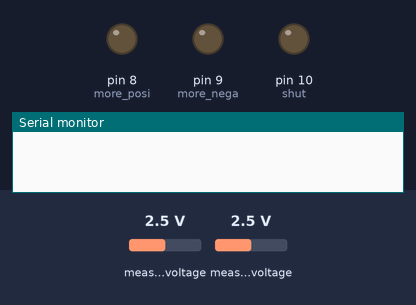
A sketch run on a simulated Arduino Uno, built with avr-gcc and run on an emulated ATmega328P. Shown: output pins drawn as LEDs (lit = HIGH), the last lines printed to the serial monitor. The inputs (shaded band) are chosen by the test bench; at power-on: measured voltage 2.5 V.

Above: at 1.2 s.
1.3 s: measured voltage (sensor 200) set to 2.2 V
At 4.1 s:
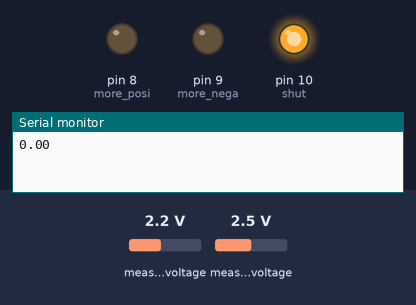
4.3 s: measured voltage (sensor 200) set to 1.9 V
At 8.1 s:
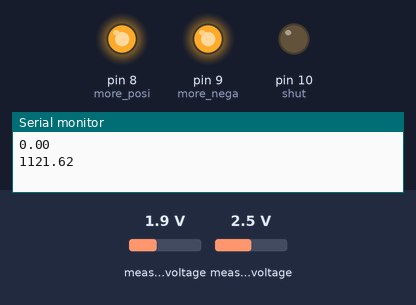
Timing chart, 0 to 22.4 s (numbered marks = the images above; inputs shaded):
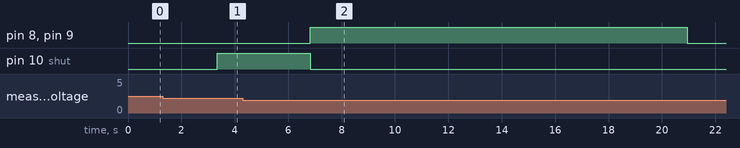

The sketch:

switch.ino
```cpp
#include <Wire.h>
#include <Adafruit_ADS1015.h>

Adafruit_ADS1015 ads;     /* Use thi for the 12-bit version */

double offsetI;
double filteredI;
double sqI,sumI;
int16_t sampleI;
double Irms;

double calcIrms(unsigned int Number_of_Samples)
{

  /* Be sure to update this value based on the IC and the gain settings! */
  double multiplier =0.05F;    /* ADS1115 @ +/- 4.096V gain (16-bit results) */
  for (unsigned int n = 0; n < Number_of_Samples; n++)
  {
    sampleI = ads.readADC_Differential_0_1();
    //Serial.println(sampleI);
   // delay(100);


    // Digital low pass filter extracts the 2.5 V or 1.65 V dc offset,
  //  then subtract this - signal is now centered on 0 counts.
    offsetI = (offsetI + (sampleI-offsetI)/1024);

    filteredI = sampleI - offsetI;
    //filteredI = sampleI * multiplier;

    // Root-mean-square method current
    // 1) square current values
    sqI = filteredI * filteredI;
    // 2) sum
    sumI += sqI;
  }


  Irms = sqrt(sumI / Number_of_Samples)*multiplier;

  //Reset accumulators
  sumI = 0;
//--------------------------------------------------------------------------------------

  return Irms;
}


const int more_posi=8;
const int more_nega=9 ;
const int shut=10 ;


void setup() {

Serial.begin(9600);
  ads.setGain(GAIN_TWO);        // 1x gain   +/- 4.096V  1 bit = 2mV      0.125mV
  ads.begin();


  // Setup GPIO
// relay pin is set as output
  pinMode(more_posi,OUTPUT);
  pinMode(more_nega,OUTPUT);
  pinMode(shut,OUTPUT);
   digitalWrite(more_posi,LOW);
     digitalWrite(more_nega,LOW);
     digitalWrite(shut,LOW);


}

// loop() runs continuously, it's our infinite loop.
void loop(){


  double current = calcIrms(1024);
  delay(500);
   double power =(250*current); // w
  Serial.println(power);
  if(power > 50.00)
  {
    digitalWrite(more_posi,HIGH);
     digitalWrite(more_nega,HIGH);
     digitalWrite(shut,LOW);
  }
  else if(power < 1.00)
  {
   digitalWrite(shut,HIGH);
   digitalWrite(more_posi,LOW);
     digitalWrite(more_nega,LOW);
  }
  else{
    digitalWrite(shut,LOW);
   digitalWrite(more_posi,LOW);
     digitalWrite(more_nega,LOW);
  }
}
```

Measured:
- the behaviour switches between 2.1 and 2 V on measured voltage (sensor 200) (found by bisection; images 1 and 2)
- after the input at 4.3 s, pin 8 (more_posi), pin 9 (more_nega): LOW → HIGH after 2.5 s, → LOW 14.1 s later; pin 10 (shut): HIGH → LOW after 2.5 s
